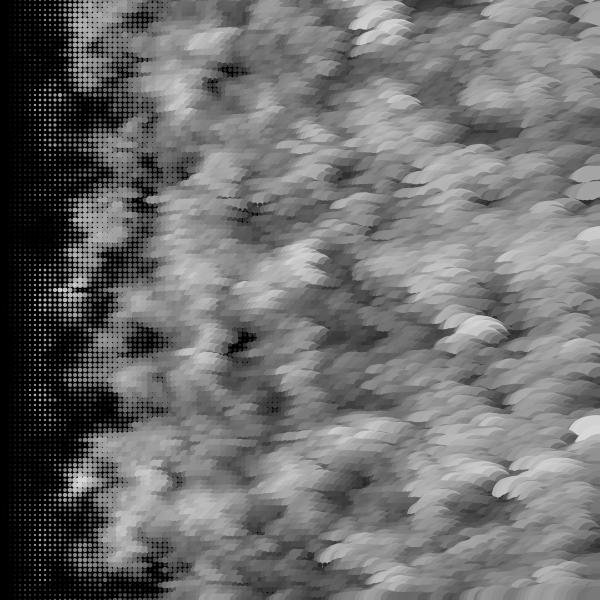
Frame 1 (no input)
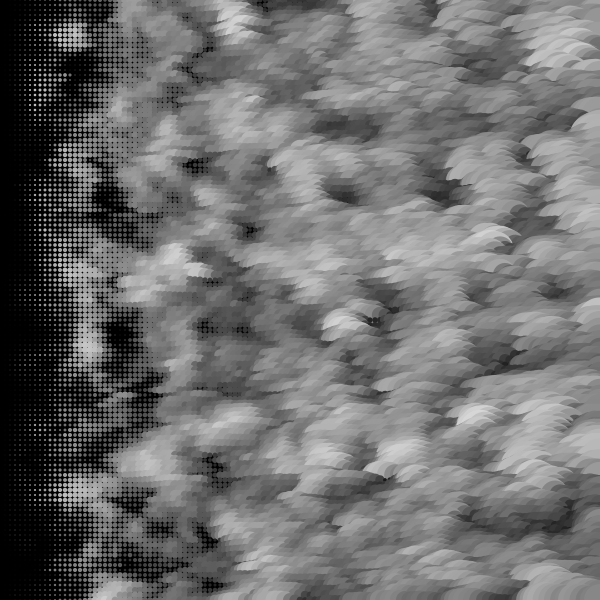
Frame 60 (the mouse pressed at the canvas centre just before this capture)
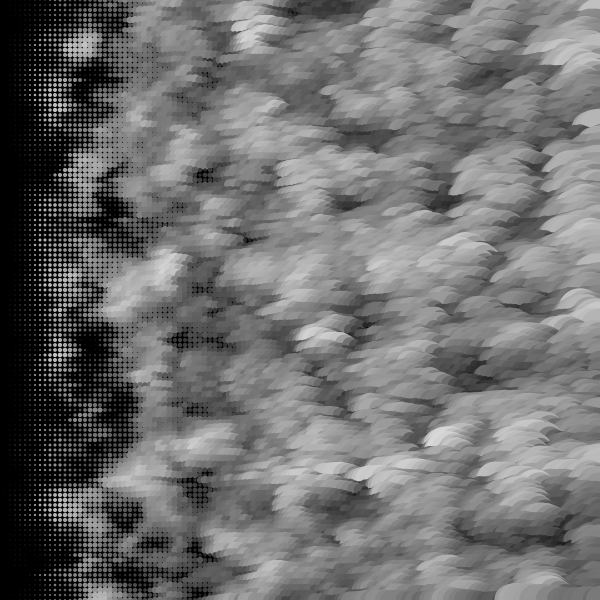
Frame 120 (the mouse held since frame 60 and released just before this capture)

The Processing sketch that drew these frames (run headless with seeded random() and noise(); from frame 60 on, the mouse is pressed at the canvas centre):

// Processing sketch: sketch_282
// ── sketch_282.pde
float xstart, xnoise;
float ystart, ynoise;

void setup() {
  size(600, 600);
  smooth();
  background(0);
  xstart = random(10);
  xnoise = xstart;
  ystart = random(10);
  ynoise = ystart;
}

void draw() {
  background(0);

  ystart += random(-0.1, 0.1);
  ynoise = ystart;
  for (int y = 0; y <= height; y += 5) {
    ynoise += random(0.1, 0.2);
    xstart += random(-0.1, 0.1);
    xnoise = xstart;
    for (int x = 0; x <= width; x += 5) {
      xnoise += random(0.1, 0.2);
      drawPoint(x, y, noise(xnoise, ynoise));
    }
  }
  //noLoop();
}

void drawPoint(float x, float y, float noiseFactor) {
  pushMatrix();
  translate(x, y);
  rotate(noiseFactor*radians(540));
  float edgeSize = noiseFactor * x/10;
  float grey = noiseFactor * 255;
  noStroke();
  fill(grey);
  ellipse(0, 0, edgeSize, edgeSize);
  popMatrix();
}
